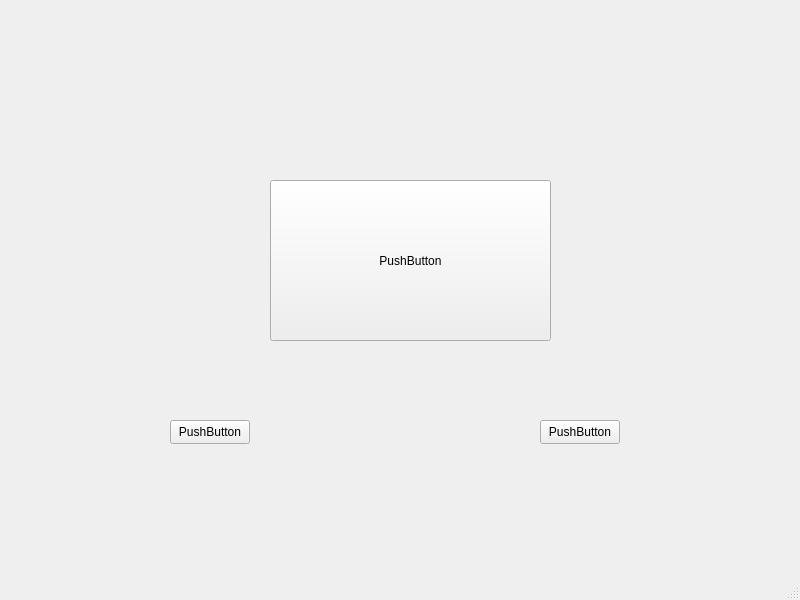
<?xml version="1.0" encoding="UTF-8"?>
<ui version="4.0">
 <class>MainWindow</class>
 <widget class="QMainWindow" name="MainWindow">
  <property name="geometry">
   <rect>
    <x>0</x>
    <y>0</y>
    <width>800</width>
    <height>600</height>
   </rect>
  </property>
  <property name="windowTitle">
   <string>MainWindow</string>
  </property>
  <widget class="QWidget" name="centralwidget">
   <widget class="QPushButton" name="pushButton">
    <property name="geometry">
     <rect>
      <x>270</x>
      <y>180</y>
      <width>281</width>
      <height>161</height>
     </rect>
    </property>
    <property name="text">
     <string>PushButton</string>
    </property>
   </widget>
   <widget class="QPushButton" name="pushButton_2">
    <property name="geometry">
     <rect>
      <x>170</x>
      <y>420</y>
      <width>80</width>
      <height>24</height>
     </rect>
    </property>
    <property name="text">
     <string>PushButton</string>
    </property>
   </widget>
   <widget class="QPushButton" name="pushButton_3">
    <property name="geometry">
     <rect>
      <x>540</x>
      <y>420</y>
      <width>80</width>
      <height>24</height>
     </rect>
    </property>
    <property name="text">
     <string>PushButton</string>
    </property>
   </widget>
  </widget>
  <widget class="QMenuBar" name="menubar">
   <property name="geometry">
    <rect>
     <x>0</x>
     <y>0</y>
     <width>800</width>
     <height>21</height>
    </rect>
   </property>
  </widget>
  <widget class="QStatusBar" name="statusbar"/>
 </widget>
 <resources/>
 <connections/>
</ui>
